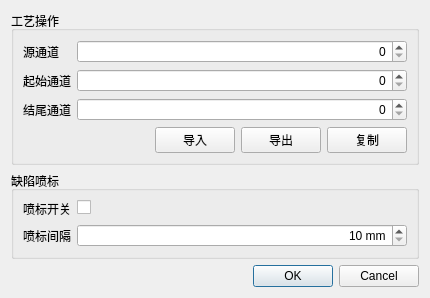
<?xml version="1.0" encoding="UTF-8"?>
<ui version="4.0">
 <class>ParameterCopy</class>
 <widget class="QDialog" name="ParameterCopy">
  <property name="geometry">
   <rect>
    <x>0</x>
    <y>0</y>
    <width>430</width>
    <height>288</height>
   </rect>
  </property>
  <property name="windowTitle">
   <string>Dialog</string>
  </property>
  <layout class="QGridLayout" name="gridLayout_8">
   <item row="2" column="1">
    <widget class="QDialogButtonBox" name="buttonBox">
     <property name="standardButtons">
      <set>QDialogButtonBox::Cancel|QDialogButtonBox::Ok</set>
     </property>
    </widget>
   </item>
   <item row="0" column="0" colspan="2">
    <widget class="QGroupBox" name="groupBox_1">
     <property name="title">
      <string>工艺操作</string>
     </property>
     <layout class="QFormLayout" name="formLayout">
      <item row="0" column="0">
       <widget class="QLabel" name="sourceChannelTitle">
        <property name="text">
         <string>源通道</string>
        </property>
       </widget>
      </item>
      <item row="0" column="1">
       <widget class="QDoubleSpinBox" name="sourceChannel">
        <property name="alignment">
         <set>Qt::AlignRight|Qt::AlignTrailing|Qt::AlignVCenter</set>
        </property>
        <property name="keyboardTracking">
         <bool>false</bool>
        </property>
        <property name="suffix">
         <string/>
        </property>
        <property name="decimals">
         <number>0</number>
        </property>
        <property name="minimum">
         <double>0.000000000000000</double>
        </property>
        <property name="maximum">
         <double>33.000000000000000</double>
        </property>
        <property name="singleStep">
         <double>1.000000000000000</double>
        </property>
        <property name="value">
         <double>0.000000000000000</double>
        </property>
       </widget>
      </item>
      <item row="1" column="0">
       <widget class="QLabel" name="startChannelTitle">
        <property name="text">
         <string>起始通道</string>
        </property>
       </widget>
      </item>
      <item row="1" column="1">
       <widget class="QDoubleSpinBox" name="startChannel">
        <property name="alignment">
         <set>Qt::AlignRight|Qt::AlignTrailing|Qt::AlignVCenter</set>
        </property>
        <property name="keyboardTracking">
         <bool>false</bool>
        </property>
        <property name="suffix">
         <string/>
        </property>
        <property name="decimals">
         <number>0</number>
        </property>
        <property name="minimum">
         <double>0.000000000000000</double>
        </property>
        <property name="maximum">
         <double>33.000000000000000</double>
        </property>
        <property name="singleStep">
         <double>1.000000000000000</double>
        </property>
        <property name="value">
         <double>0.000000000000000</double>
        </property>
       </widget>
      </item>
      <item row="2" column="0">
       <widget class="QLabel" name="endChannelTitle">
        <property name="text">
         <string>结尾通道</string>
        </property>
       </widget>
      </item>
      <item row="2" column="1">
       <widget class="QDoubleSpinBox" name="endChannel">
        <property name="alignment">
         <set>Qt::AlignRight|Qt::AlignTrailing|Qt::AlignVCenter</set>
        </property>
        <property name="keyboardTracking">
         <bool>false</bool>
        </property>
        <property name="suffix">
         <string/>
        </property>
        <property name="decimals">
         <number>0</number>
        </property>
        <property name="minimum">
         <double>0.000000000000000</double>
        </property>
        <property name="maximum">
         <double>33.000000000000000</double>
        </property>
        <property name="singleStep">
         <double>1.000000000000000</double>
        </property>
        <property name="value">
         <double>0.000000000000000</double>
        </property>
       </widget>
      </item>
      <item row="3" column="1">
       <layout class="QHBoxLayout" name="horizontalLayout">
        <item>
         <spacer name="horizontalSpacer">
          <property name="orientation">
           <enum>Qt::Horizontal</enum>
          </property>
          <property name="sizeHint" stdset="0">
           <size>
            <width>40</width>
            <height>20</height>
           </size>
          </property>
         </spacer>
        </item>
        <item>
         <widget class="QPushButton" name="importSetup">
          <property name="text">
           <string>导入</string>
          </property>
         </widget>
        </item>
        <item>
         <widget class="QPushButton" name="exportSetup">
          <property name="text">
           <string>导出</string>
          </property>
         </widget>
        </item>
        <item>
         <widget class="QPushButton" name="copy">
          <property name="text">
           <string>复制</string>
          </property>
         </widget>
        </item>
       </layout>
      </item>
     </layout>
    </widget>
   </item>
   <item row="1" column="0" colspan="2">
    <widget class="QGroupBox" name="groupBox_5">
     <property name="title">
      <string>缺陷喷标</string>
     </property>
     <layout class="QFormLayout" name="formLayout_2">
      <item row="0" column="0">
       <widget class="QLabel" name="markSwitchTitle">
        <property name="text">
         <string>喷标开关</string>
        </property>
       </widget>
      </item>
      <item row="0" column="1">
       <widget class="QCheckBox" name="markSwitch">
        <property name="text">
         <string/>
        </property>
       </widget>
      </item>
      <item row="1" column="0">
       <widget class="QLabel" name="paintIntervalTitle">
        <property name="text">
         <string>喷标间隔</string>
        </property>
       </widget>
      </item>
      <item row="1" column="1">
       <widget class="QSpinBox" name="paintInterval">
        <property name="sizePolicy">
         <sizepolicy hsizetype="Expanding" vsizetype="Fixed">
          <horstretch>0</horstretch>
          <verstretch>0</verstretch>
         </sizepolicy>
        </property>
        <property name="layoutDirection">
         <enum>Qt::LeftToRight</enum>
        </property>
        <property name="alignment">
         <set>Qt::AlignRight|Qt::AlignTrailing|Qt::AlignVCenter</set>
        </property>
        <property name="suffix">
         <string> mm</string>
        </property>
        <property name="prefix">
         <string/>
        </property>
        <property name="minimum">
         <number>10</number>
        </property>
        <property name="maximum">
         <number>1000</number>
        </property>
       </widget>
      </item>
     </layout>
    </widget>
   </item>
  </layout>
 </widget>
 <resources/>
 <connections>
  <connection>
   <sender>buttonBox</sender>
   <signal>accepted()</signal>
   <receiver>ParameterCopy</receiver>
   <slot>accept()</slot>
   <hints>
    <hint type="sourcelabel">
     <x>217</x>
     <y>267</y>
    </hint>
    <hint type="destinationlabel">
     <x>214</x>
     <y>143</y>
    </hint>
   </hints>
  </connection>
  <connection>
   <sender>buttonBox</sender>
   <signal>rejected()</signal>
   <receiver>ParameterCopy</receiver>
   <slot>close()</slot>
   <hints>
    <hint type="sourcelabel">
     <x>217</x>
     <y>267</y>
    </hint>
    <hint type="destinationlabel">
     <x>214</x>
     <y>143</y>
    </hint>
   </hints>
  </connection>
 </connections>
</ui>
